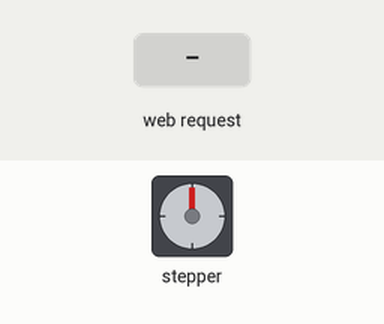
The sketch below on a simulated ESP8266 (NodeMCU). Shown: stepper motor. Wiring (inferred from the names in the program): stepper motor driver (200 steps per turn assumed): step GPIO 5; direction GPIO 4. Inputs (shaded band) come from the test bench. WiFi joins after 1.5 s; servers stay silent unless stated; what the sketch prints to the serial monitor is not drawn.

Above: at 2.7 s.
2.8 s: HTTP request GET /cmd=1 received
At 4.9 s:
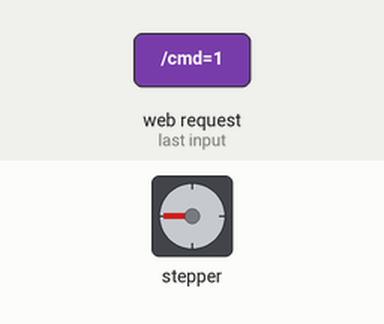
5.2 s: HTTP request GET /cmd=2 received
At 7.8 s:
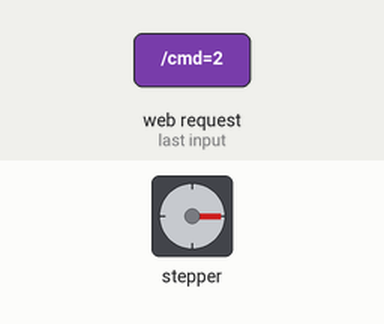
8.2 s: HTTP request GET /cmd=3 received
At 8.65 s:
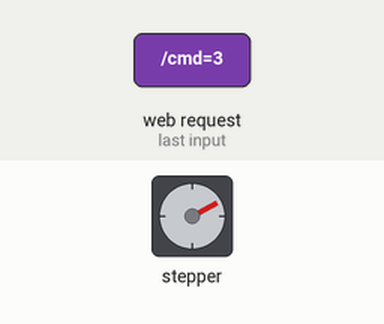
11.2 s: HTTP request GET /cmd=4 received
At 11.35 s:
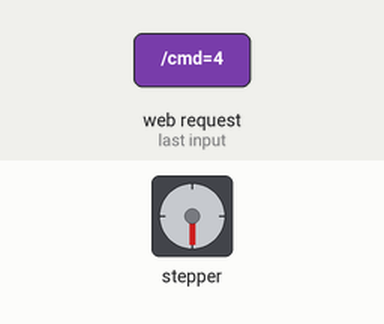
Timing chart, 0 to 15.2 s (numbered marks = the images above; inputs shaded):
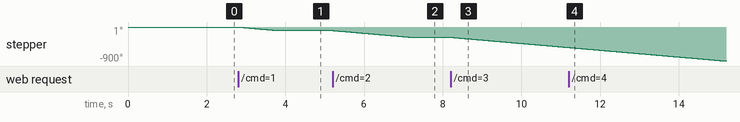

Measured:
- after the input at 2.8 s, stepper: turns 90° counter-clockwise in 0.98 s, starting at once
- after the input at 5.2 s, stepper: turns 180° counter-clockwise in 2.0 s, starting at once
- after the input at 8.2 s, stepper: keeps turning counter-clockwise at about 91°/s, starting at once
- after the input at 11.2 s, stepper: keeps turning counter-clockwise at about 90°/s, starting at once

The sketch:

DiceTowerV1.ino
```cpp
#include <ESP8266WiFi.h>

const char* ssid = "iPhone YK";
const char* password = "younes95";

// Step D1
int Step = 5;
// Dir  D2
int Dir  = 4;

int dicesteps = 50;
int beltspeed = 10;

WiFiServer server(80);

void setup() {
  Serial.begin(115200);
  delay(10);
 pinMode(Step, OUTPUT); //Step pin as output
 pinMode(Dir,  OUTPUT); //Direcction pin as output
 digitalWrite(Step, LOW); // Currently no stepper motor movement
 digitalWrite(Dir, LOW);

  // Connect to WiFi network
  Serial.println();
  Serial.println();
  Serial.print("Connecting to ");
  Serial.println(ssid);

  WiFi.begin(ssid, password);

  while (WiFi.status() != WL_CONNECTED) {
    delay(500);
    Serial.print(".");
  }
  Serial.println("");
  Serial.println("WiFi connected");

  // Start the server
  server.begin();
  Serial.println("Server started");

  // Print the IP address on serial monitor
  Serial.print("Use this URL to connect: ");
  Serial.print("http://");    //URL IP to be typed in mobile/desktop browser
  Serial.print(WiFi.localIP());
}

void loop() {
  // Check if a client has connected
  WiFiClient client = server.available();
  if (!client) {
    return;
  }

  // Wait until the client sends some data
  Serial.println("new Connection");
  while(!client.available()){
    delay(1);
  }

  // Read the first line of the request
  String request = client.readStringUntil('\r');
  client.flush();

  // Requests
  int i;
  if (request.indexOf("/cmd=1") != -1)  { //Move belt dicesteps forward
    Serial.println("Moving 1 Die");
    digitalWrite(Dir, LOW); //Rotate direction
       for( i=1; i<=(dicesteps); i++){
        digitalWrite(Step, HIGH);
        delay(beltspeed);
        digitalWrite(Step, LOW);
        delay(beltspeed);
      }
  }
  if (request.indexOf("/cmd=2") != -1)  { //Move belt dicesteps forward
    Serial.println("Moving 2 Dice");
    digitalWrite(Dir, LOW); //Rotate direction
          for( i=1;i<=(dicesteps*2);i++){
          digitalWrite(Step, HIGH);
          delay(beltspeed);
          digitalWrite(Step, LOW);
          delay(beltspeed);}
  }
  if (request.indexOf("/cmd=3") != -1)  { //Move belt dicesteps forward
    Serial.println("Moving 3 Dice");
    digitalWrite(Dir, LOW); //Rotate direction
          for( i=1;i<=(dicesteps*3);i++){
          digitalWrite(Step, HIGH);
          delay(beltspeed);
          digitalWrite(Step, LOW);
          delay(beltspeed);}
  }
  if (request.indexOf("/cmd=4") != -1)  { //Move belt dicesteps forward
    Serial.println("Moving 4 Dice");
    digitalWrite(Dir, LOW); //Rotate direction
          for( i=1;i<=(dicesteps*4);i++){
          digitalWrite(Step, HIGH);
          delay(beltspeed);
          digitalWrite(Step, LOW);
          delay(beltspeed);}
  }
  if (request.indexOf("/cmd=5") != -1)  { //Move belt dicesteps forward
    Serial.println("Moving 5 Dice");
    digitalWrite(Dir, LOW); //Rotate direction
          for( i=1;i<=(dicesteps*5);i++){
          digitalWrite(Step, HIGH);
          delay(beltspeed);
          digitalWrite(Step, LOW);
          delay(beltspeed);}
  }
  if (request.indexOf("/cmd=6") != -1)  { //Move belt dicesteps forward
    Serial.println("Moving 6 Dice");
    digitalWrite(Dir, LOW); //Rotate direction
          for( i=1;i<=(dicesteps*6);i++){
          digitalWrite(Step, HIGH);
          delay(beltspeed);
          digitalWrite(Step, LOW);
          delay(beltspeed);}
  }

  // Return the response
  client.println("HTTP/1.1 200 OK");
  client.println("Content-Type: text/html");
  client.println(""); //  do not remove
  client.println("<!DOCTYPE HTML>");
  client.println("<html>");
  client.println("<h1 align=center>Dice Tower controlled over WiFi</h1><br />");
  client.println("<h2 align=center>Order Dice Below:</h2><br />");

  client.println("<div align=center>");
  client.println("<a href=\"/cmd=1\"\" ><button>1 Die </button></a><br />");
  client.println("<a href=\"/cmd=2\"\" ><button>2 Dice</button></a><br />");
  client.println("<a href=\"/cmd=3\"\" ><button>3 Dice</button></a><br />");
  client.println("<a href=\"/cmd=4\"\" ><button>4 Dice</button></a><br />");
  client.println("<a href=\"/cmd=5\"\" ><button>5 Dice</button></a><br />");
  client.println("<a href=\"/cmd=6\"\" ><button>6 Dice</button></a><br />");
  client.println("</div>");
  client.println("</html>");
  delay(1);
  Serial.println("");

}
```
